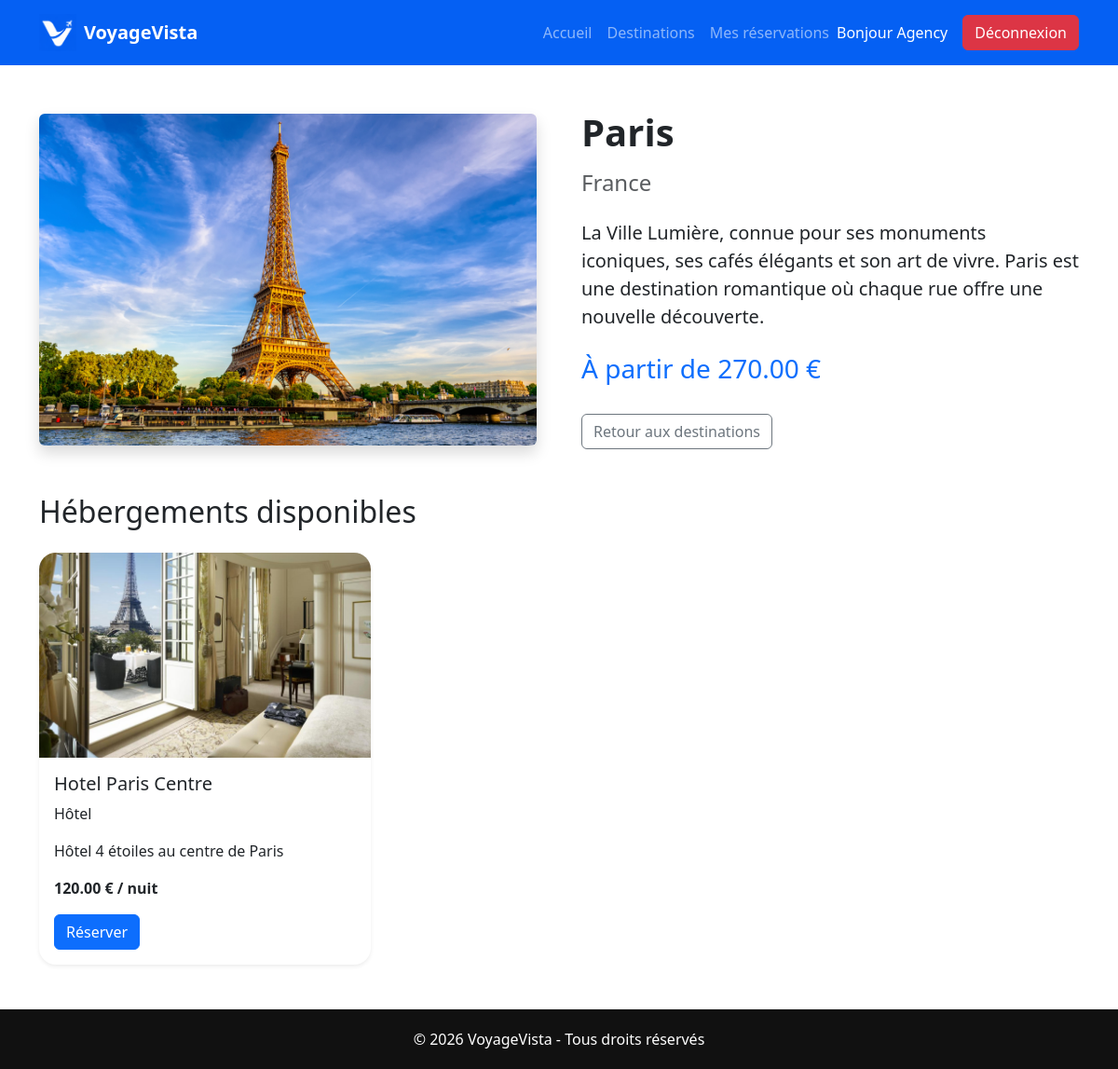
/destination.php?id=11 (signed in), run on the app's committed database.
### tables this page shows
CREATE TABLE `destinations` (
  `id` int(11) NOT NULL,
  `name` varchar(150) NOT NULL,
  `country` varchar(150) NOT NULL,
  `description` text NOT NULL,
  `image` varchar(255) NOT NULL,
  `price` decimal(10,2) NOT NULL,
  `created_at` timestamp NOT NULL DEFAULT CURRENT_TIMESTAMP
);

CREATE TABLE `accommodations` (
  `id` int(11) NOT NULL,
  `destination_id` int(11) NOT NULL,
  `name` varchar(100) NOT NULL,
  `type` varchar(50) DEFAULT NULL,
  `description` text,
  `price_per_night` decimal(10,2) DEFAULT NULL,
  `image` varchar(255) DEFAULT NULL
);

### models/destinationModel.php (called while the page is built, shortened)
<?php
require_once __DIR__ . "/../config/database.php";
function getDestinationById($id) {
    global $pdo;
    $stmt = $pdo->prepare(
        "SELECT * FROM destinations
         WHERE id = ?"
    );
    $stmt->execute([$id]);
    return $stmt->fetch();
};
?>

### models/accommodationModel.php (called while the page is built, shortened)
<?php
require_once __DIR__ . "/../config/database.php";
function getAccommodationsByDestination(
    $destinationId
) {
    global $pdo;
    $stmt = $pdo->prepare(
        "SELECT *
         FROM accommodations
         WHERE destination_id = ?"
    );
    $stmt->execute([$destinationId]);
    return $stmt->fetchAll();
}

### destination.php (the view, shortened to what this page needs)
<?php
require_once __DIR__ . "/models/destinationModel.php";
require_once __DIR__ . "/models/accommodationModel.php";
$id = intval($_GET["id"]);
$destination = getDestinationById($id);
$accommodations =
    getAccommodationsByDestination(
        $destination["id"]
    );
?>
<!DOCTYPE html>
<html lang="fr">
<head>
    <link rel="stylesheet"
          href="assets/css/bootstrap.min.css">
    <link rel="stylesheet"
          href="assets/css/style.css">
</head>
<body>
    <?php include __DIR__ . '/includes/navbar.php'; ?>
    <section class="container my-5">
        <div class="row g-5 align-items-center">
            <div class="col-md-6">
                <img src="assets/images/<?= $destination["image"]; ?>"
                     class="img-fluid rounded shadow"
                     alt="<?= $destination["name"]; ?>">
            </div>
            <div class="col-md-6">
                <h1 class="fw-bold mb-3">
                    <?= $destination["name"]; ?>
                </h1>
                <h4 class="text-muted mb-4">
                    <?= $destination["country"]; ?>
                </h4>
                <p class="lead">
                    <?= $destination["description"]; ?>
                </p>
                <h3 class="text-primary mt-4">
                    À partir de
                    <?= $destination["price"]; ?> €
                </h3>
                <a href="destinations.php"
                   class="btn btn-outline-secondary mt-4">
                    Retour aux destinations
                </a>
            </div>
        </div>
        <h2 class="mt-5 mb-4">
            Hébergements disponibles
        </h2>
        <div class="row g-4">
            <?php foreach($accommodations as $hotel): ?>
                <div class="col-md-4">
                    <div class="card h-100 shadow-sm">
                        <img src="assets/images/<?= $hotel["image"]; ?>"
                            class="card-img-top">
                        <div class="card-body">
                            <h5>
                                <?= $hotel["name"]; ?>
                            </h5>
                            <p>
                                <?= $hotel["type"]; ?>
                            </p>
                            <p>
                                <?= $hotel["description"]; ?>
                            </p>
                            <p class="fw-bold">
                                <?= $hotel["price_per_night"]; ?> €
                                / nuit
                            </p>
                            <?php if(isset($_SESSION["user_id"])): ?>
                                <a href="reservations/book.php?accommodation_id=<?= $hotel["id"]; ?>"
                                class="btn btn-primary">
                                    Réserver
                                </a>
                            <?php endif; ?>
                        </div>
                    </div>
                </div>
            <?php endforeach; ?>
        </div>
    </section>
    <?php include __DIR__ . '/includes/footer.php'; ?>
</body>
</html>

### assets/css/style.css (style rules this page uses)
.card { border: none; border-radius: 18px; overflow: hidden; transition: 0.3s ease; }
.card img { height: 220px; object-fit: cover; }

### data on the page
destinations: image+name (picture), name "Paris", country "France", description "La Ville Lumière, connue pour ses monuments iconiques, ses cafés élégants et son art de vivre. Paris est une destination romantique où chaque rue offre une nouvelle découverte.", price "270.00"
accommodations: image (picture), name "Hotel Paris Centre", type "Hôtel", description "Hôtel 4 étoiles au centre de Paris", price_per_night "120.00"

### other printed values
$_SESSION["user_name"] "Agency"
